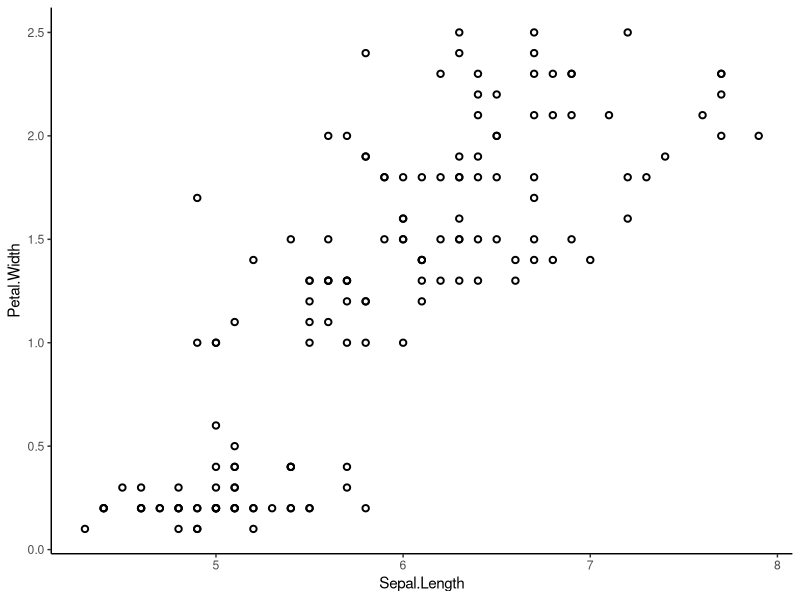
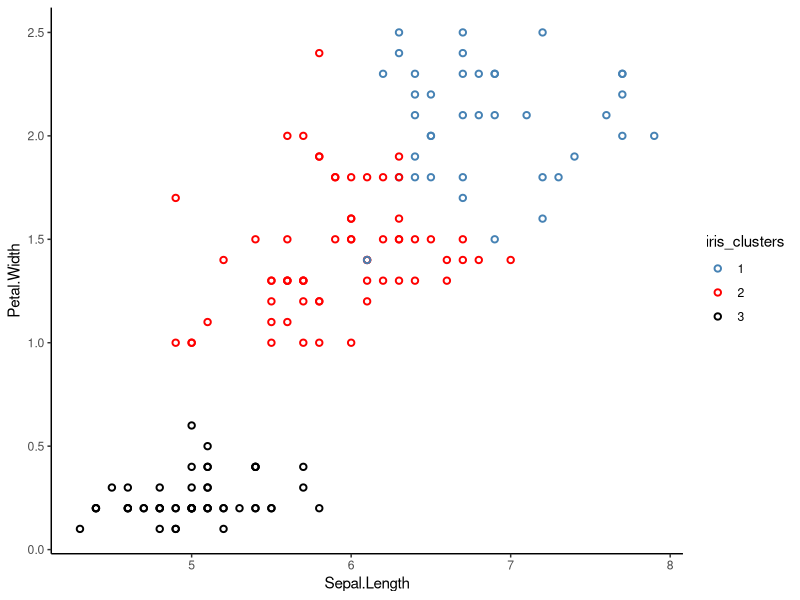
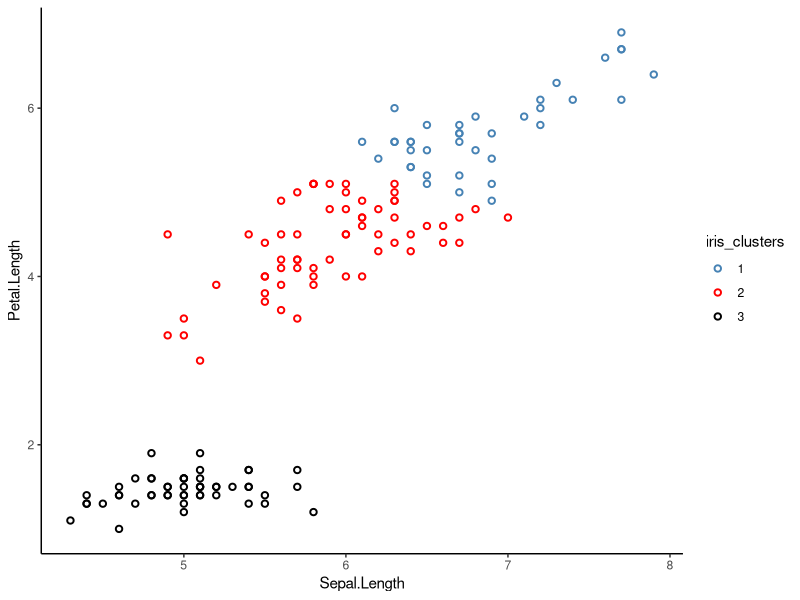
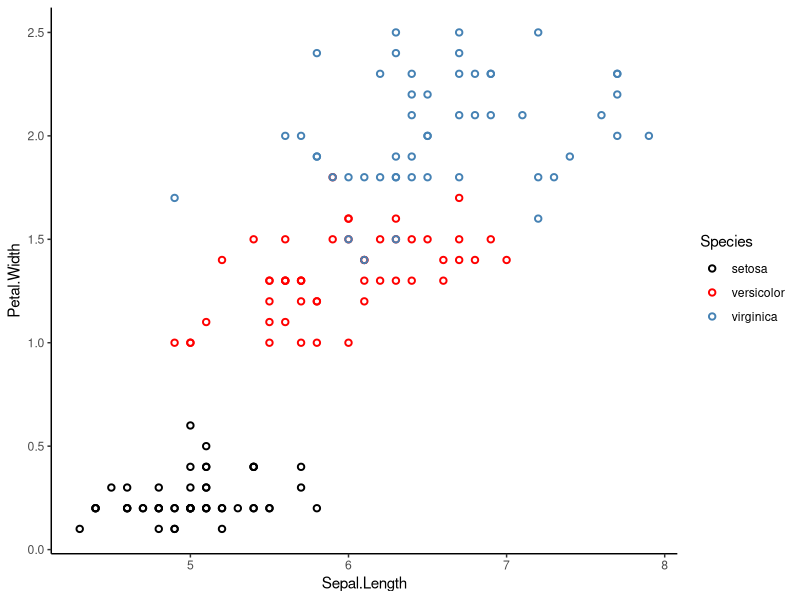
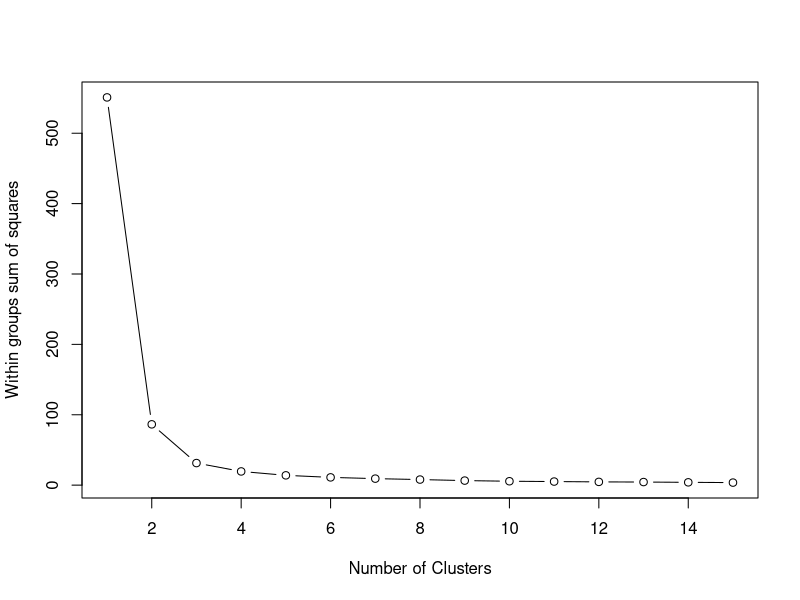
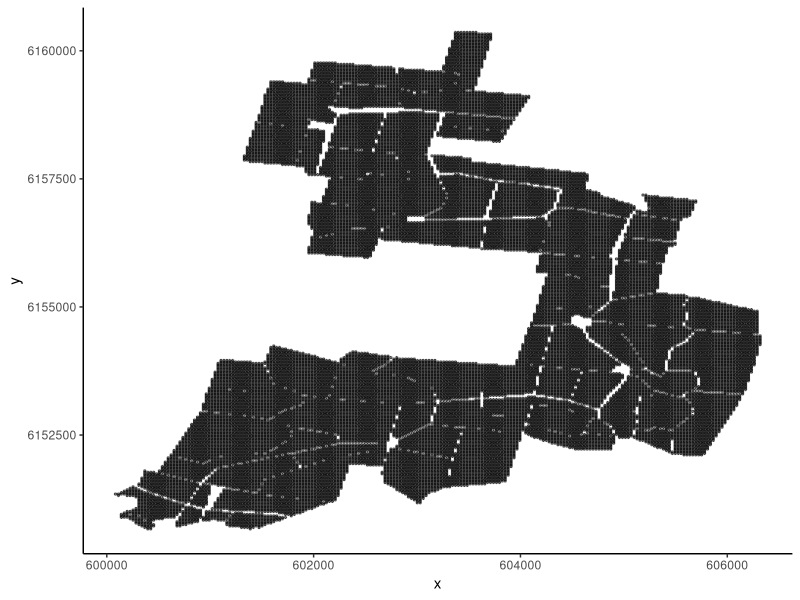
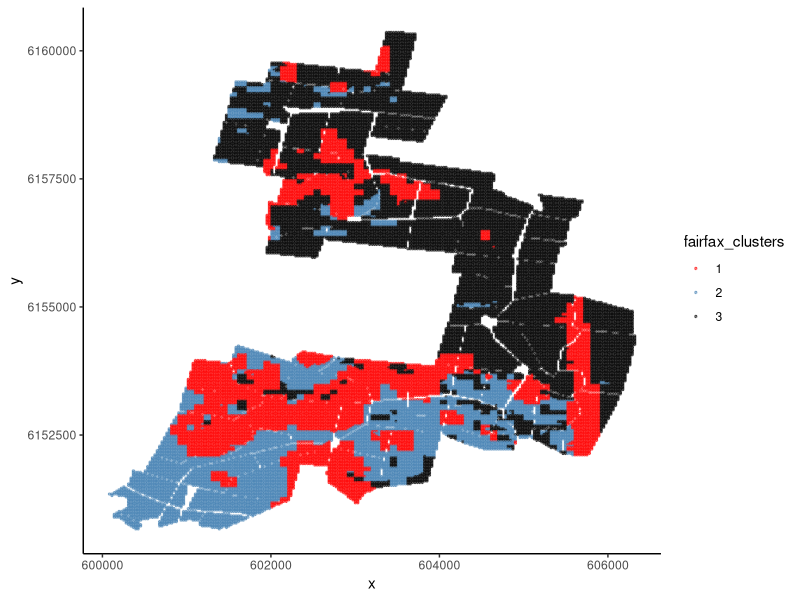
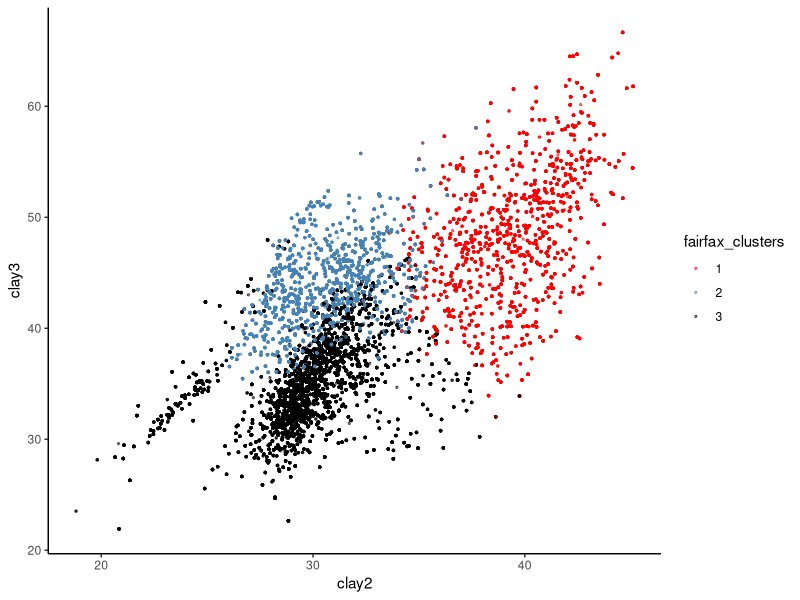

Generate these figures, in order, with R:
## ---- chunk 1
library(readr)
library(tidyverse)
library(vegan)
## ---- chunk 2
knitr::include_graphics('https://upload.wikimedia.org/wikipedia/commons/d/d4/Brushes-and-paint.jpg')
## ---- chunk 3
knitr::include_graphics('https://upload.wikimedia.org/wikipedia/commons/f/f2/Old_books.jpg')
## ---- chunk 4
knitr::include_graphics('https://upload.wikimedia.org/wikipedia/commons/d/d4/Euclid%27s_Elements%2C_1482.jpg')
## ---- chunk 5
knitr::include_graphics('https://upload.wikimedia.org/wikipedia/commons/e/ed/Food_basket.jpg')
## ---- chunk 6
knitr::include_graphics('https://upload.wikimedia.org/wikipedia/commons/1/12/Estonian_Museum_of_Natural_History_Specimen_No_180314_photo_%28g1_g1-5028_1_jpg%29.jpg')
## ---- chunk 7
fossils <- read.csv('data/fossils.csv', row.names = 1)
## ---- chunk 8
knitr::include_graphics('https://upload.wikimedia.org/wikipedia/commons/6/6e/Trilobiti_.jpg')
## ---- chunk 9
fossils_BC_dissimilarity <- vegdist(fossils, method = 'bray') 
# Specify `method = '...'` to tell R which distance metric or semi-metric you want to use. 
# In this case, we used `method = 'bray'` for Bray-Curtis dissimilarity, a semi-metric.
## ---- chunk 10
fossil_BC_dissimilarity_table <- as.matrix(fossils_BC_dissimilarity)
## ---- chunk 11
which.max(fossil_BC_dissimilarity_table[1,])
## ---- chunk 12
which.min(fossil_BC_dissimilarity_table[1,])
## ---- chunk 13
which.min(fossil_BC_dissimilarity_table[1,-1])
# [1,-1] filters for the first row, excluding the first column (due to the minus sign).
## ---- chunk 14
which.max(fossil_BC_dissimilarity_table[3,])
## ---- chunk 15
which.min(fossil_BC_dissimilarity_table[3,-3])
## ---- chunk 16
fossils_euclidean_dissimilarity_table <- as.matrix(vegdist(fossils, method = 'euclidean'))
## ---- chunk 17
knitr::include_graphics('https://upload.wikimedia.org/wikipedia/commons/9/93/Water_colour_painting_by_Mong_kyaw_sing_marma.jpg')
## ---- chunk 18
str(iris)
## ---- chunk 19
ggplot(data = iris, 
       aes(x = Sepal.Length, y = Petal.Width)) +
  geom_point(shape = 1, stroke = 1)+
  theme_classic()
# shape = 1, stroke = 1 arguments give the graph its rimmed circles. 
# Stick with normal circles if you like them better; it's up to you.
## ---- chunk 20
iris_k_means_3_clusters <- kmeans(iris[,-5], centers = 3, nstart = 20)
# [,-5] excludes the fifth column, which is our 'Species' column.
# kmeans(..., centers = 3) tells R we want 3 clusters.
# kmeans(..., nstart = 20) tells R we want to try 20 different initial configurations
## ---- chunk 21
iris_k_means_3_clusters$cluster
## ---- chunk 22
iris_clusters <- as.factor(iris_k_means_3_clusters$cluster)
## ---- chunk 23
ggplot(data = iris, 
       aes(x = Sepal.Length, y = Petal.Width,
       colour = iris_clusters)) +
  geom_point(shape = 1, stroke = 1,)+
  scale_colour_manual(values = c('steelblue','red','black'))+
  theme_classic() 
## ---- chunk 24
iris_clusters <- as.factor(iris_k_means_3_clusters$cluster)
ggplot(data = iris, 
       aes(x = Sepal.Length, y = Petal.Length,
       colour = iris_clusters)) +
  geom_point(shape = 1, stroke = 1,)+
  scale_colour_manual(values = c('steelblue','red','black'))+
  theme_classic() 
## ---- chunk 25
iris_clusters <- as.factor(iris_k_means_3_clusters$cluster)
ggplot(data = iris, 
       aes(x = Sepal.Length, y = Petal.Width,
       colour = Species)) +
  geom_point(shape = 1, stroke = 1,)+
  scale_colour_manual(values = c('black','red','steelblue'))+
  theme_classic() 
## ---- chunk 26
wss <- (nrow(iris[,3:4])-1)*sum(apply(iris[,3:4],2,var)) 
for (i in 2:15) wss[i] <- sum(kmeans(iris[,3:4], centers=i,nstart=20)$withinss)
plot(1:15, wss, type="b", xlab="Number of Clusters", ylab="Within groups sum of squares")

## ---- chunk 27
knitr::include_graphics('https://upload.wikimedia.org/wikipedia/commons/thumb/a/a4/Iglesia_de_Nuestra_Señora_de_La_Blanca%2C_Cardejón%2C_España%2C_2012-09-01%2C_DD_02.JPG/1920px-Iglesia_de_Nuestra_Señora_de_La_Blanca%2C_Cardejón%2C_España%2C_2012-09-01%2C_DD_02.JPG')
## ---- chunk 28
fairfax_field_soil_properties <- read.csv("data/fairfax.csv", row.names = 1)

str(fairfax_field_soil_properties)
## ---- chunk 29
fairfax_field_soil_properties_tidy <- na.omit(fairfax_field_soil_properties)

str(fairfax_field_soil_properties_tidy)
## ---- chunk 30
ggplot(fairfax_field_soil_properties_tidy, 
       aes(x = x, y = y)) +
  geom_point(size = 0.5, alpha = 0.5) +
  theme_classic()
## ---- chunk 31
fairfax_field_soil_properties_scaled <- scale(fairfax_field_soil_properties_tidy[,3:8])
## ---- chunk 32
fairfax_k_means_3_clusters <- kmeans(fairfax_field_soil_properties_scaled, 3, nstart = 20)
## ---- chunk 33
fairfax_clusters <- as.factor(fairfax_k_means_3_clusters$cluster)
## ---- chunk 34
ggplot(fairfax_field_soil_properties_tidy, 
       aes(x = x, y = y, 
           colour = fairfax_clusters)) +
  geom_point(size = 0.5, alpha = 0.5) +
  scale_colour_manual(values = c('red','steelblue','black'))+
  theme_classic()
## ---- chunk 35
ggplot(fairfax_field_soil_properties_tidy, 
       aes(x = clay2, y = clay3, 
           colour = fairfax_clusters)) +
  geom_point(size = 0.5, alpha = 0.5) +
  scale_colour_manual(values = c('red','steelblue','black'))+
  theme_classic()
## ---- chunk 36
knitr::include_graphics('https://upload.wikimedia.org/wikipedia/commons/8/82/Clarkia_pulchella_-_Jardin_des_Plantes.jpg')
## ---- chunk 37
knitr::include_graphics('https://upload.wikimedia.org/wikipedia/commons/f/fa/The_Ancestors_Tale_Mammals_Phylogenetic_Tree_in_mya.png')
## ---- chunk 38
Clarkia_genetics <- read.csv("data/mccue2.csv", row.names = 1)
str(Clarkia_genetics)
## ---- chunk 39
Clarkia_genetics
## ---- chunk 40
hc <- hclust(as.dist(Clarkia_genetics), method = "average")
## ---- chunk 41
plot(hc, 
     main="Dendrogram of *Clarkia* Sub-Populations",  
      ylab="Cavalli-Sforza chord distance")
## ---- chunk 42
knitr::include_graphics('https://upload.wikimedia.org/wikipedia/commons/5/56/CSIRO_ScienceImage_75_Mountain_Ash_Eucalyptus_regnans_Magdena_Tasmania.jpg')
